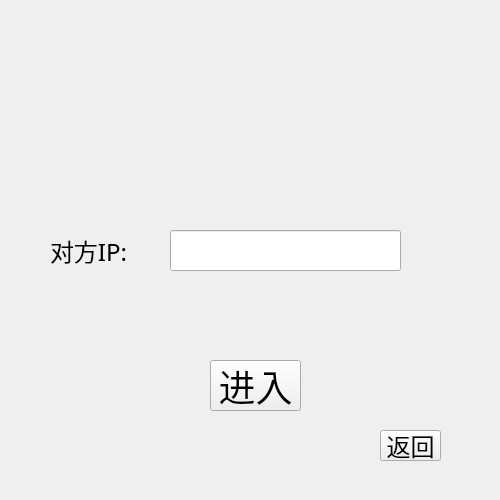
<?xml version="1.0" encoding="UTF-8"?>
<ui version="4.0">
 <class>connetwork</class>
 <widget class="QWidget" name="connetwork">
  <property name="geometry">
   <rect>
    <x>0</x>
    <y>0</y>
    <width>500</width>
    <height>500</height>
   </rect>
  </property>
  <property name="minimumSize">
   <size>
    <width>500</width>
    <height>500</height>
   </size>
  </property>
  <property name="maximumSize">
   <size>
    <width>500</width>
    <height>500</height>
   </size>
  </property>
  <property name="windowTitle">
   <string>Form</string>
  </property>
  <property name="windowIcon">
   <iconset resource="picture/image.qrc">
    <normaloff>:/images/TaiChi.jpg</normaloff>:/images/TaiChi.jpg</iconset>
  </property>
  <widget class="QWidget" name="widget" native="true">
   <property name="geometry">
    <rect>
     <x>0</x>
     <y>0</y>
     <width>501</width>
     <height>501</height>
    </rect>
   </property>
   <property name="font">
    <font>
     <family>华文行楷</family>
     <pointsize>18</pointsize>
    </font>
   </property>
   <property name="styleSheet">
    <string notr="true">background-image: url(:/images/p2.jpg);</string>
   </property>
   <widget class="QLabel" name="label">
    <property name="geometry">
     <rect>
      <x>50</x>
      <y>230</y>
      <width>91</width>
      <height>41</height>
     </rect>
    </property>
    <property name="font">
     <font>
      <family>华文行楷</family>
      <pointsize>18</pointsize>
     </font>
    </property>
    <property name="text">
     <string>对方IP:</string>
    </property>
   </widget>
   <widget class="QLineEdit" name="lineEdit">
    <property name="geometry">
     <rect>
      <x>170</x>
      <y>230</y>
      <width>231</width>
      <height>41</height>
     </rect>
    </property>
    <property name="font">
     <font>
      <family>华文行楷</family>
      <pointsize>18</pointsize>
     </font>
    </property>
   </widget>
   <widget class="QPushButton" name="goback">
    <property name="geometry">
     <rect>
      <x>380</x>
      <y>430</y>
      <width>61</width>
      <height>31</height>
     </rect>
    </property>
    <property name="font">
     <font>
      <family>华文行楷</family>
      <pointsize>18</pointsize>
     </font>
    </property>
    <property name="text">
     <string>返回</string>
    </property>
   </widget>
   <widget class="QPushButton" name="pushButton">
    <property name="geometry">
     <rect>
      <x>210</x>
      <y>360</y>
      <width>91</width>
      <height>51</height>
     </rect>
    </property>
    <property name="font">
     <font>
      <family>华文行楷</family>
      <pointsize>28</pointsize>
     </font>
    </property>
    <property name="text">
     <string>进入</string>
    </property>
   </widget>
  </widget>
 </widget>
 <resources>
  <include location="picture/image.qrc"/>
  <include location="picture/image.qrc"/>
  <include location="picture/image.qrc"/>
 </resources>
 <connections/>
</ui>
